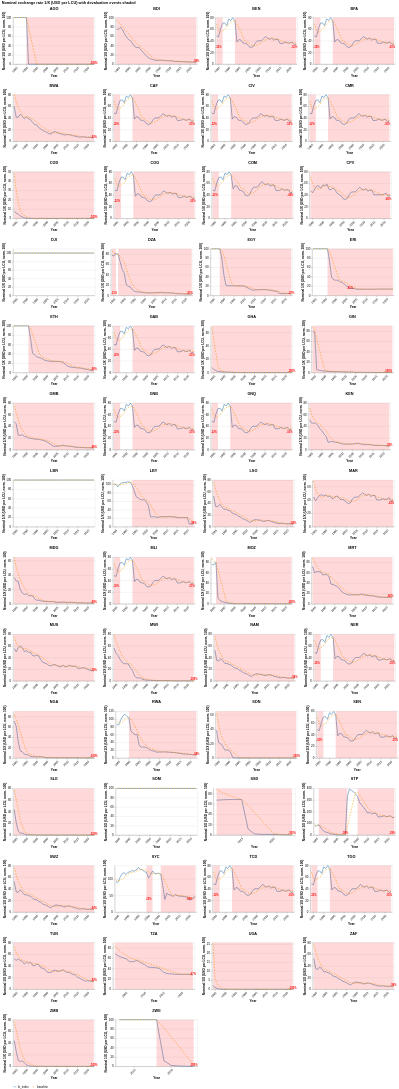

Notebook source saved alongside this figure:
### Code cell
# Country-by-country plot of nominal 1/X with shaded devaluation events
charts_nom = []

for country in sorted(nominal_events['country'].unique()):
    cdata = nominal_events[nominal_events['country'] == country].copy()
    if len(cdata) == 0:
        continue
    
    base_data = cdata.melt(
        id_vars=['year'],
        value_vars=['fx_index', 'baseline'],
        var_name='series',
        value_name='value'
    )
    
    line = alt.Chart(base_data).mark_line().encode(
        x=alt.X('year:O', title='Year', axis=alt.Axis(labelAngle=-45, values=list(range(1980, 2024, 5)))),
        y=alt.Y('value:Q', title='Nominal 1/X (USD per LCU, norm. 100)'),
        color=alt.Color('series:N',
                        scale=alt.Scale(domain=['fx_index', 'baseline'], range=['steelblue', 'orange']),
                        legend=alt.Legend(title=None, orient='bottom')),
        strokeDash=alt.StrokeDash('series:N',
                                   scale=alt.Scale(domain=['fx_index', 'baseline'], range=[[], [5, 5]]),
                                   legend=None)
    )
    
    # Shaded event regions
    country_ev = events_nom[events_nom['Country'] == country]
    rects = []
    annotations = []
    for _, ev in country_ev.iterrows():
        rect_data = pd.DataFrame([{
            'start': ev['Start_Date'],
            'end': ev['End_Date'],
        }])
        rect = alt.Chart(rect_data).mark_rect(
            opacity=0.15, color='red'
        ).encode(
            x='start:O',
            x2='end:O'
        )
        rects.append(rect)
        
        ann_data = pd.DataFrame([{
            'year': ev['Peak_Date'],
            'label': f"{ev['Peak_Devaluation']:.0f}%",
            'y_pos': cdata['fx_index'].min() * 0.95
        }])
        ann = alt.Chart(ann_data).mark_text(
            color='red', fontSize=9, fontWeight='bold', dy=-5
        ).encode(
            x='year:O',
            y='y_pos:Q',
            text='label:N'
        )
        annotations.append(ann)
    
    chart = line
    for r in rects:
        chart = chart + r
    for a in annotations:
        chart = chart + a
    
    chart = chart.properties(
        title=country,
        width=280,
        height=160
    )
    charts_nom.append(chart)

# Arrange in a grid (4 columns)
n_cols = 4
rows_nom = []
for i in range(0, len(charts_nom), n_cols):
    row_charts = charts_nom[i:i+n_cols]
    if len(row_charts) == 1:
        rows_nom.append(row_charts[0])
    else:
        rows_nom.append(alt.hconcat(*row_charts))

grid_nom = alt.vconcat(*rows_nom).resolve_scale(
    y='independent'
).properties(
    title='Nominal exchange rate 1/X (USD per LCU) with devaluation events shaded'
)

grid_nom
